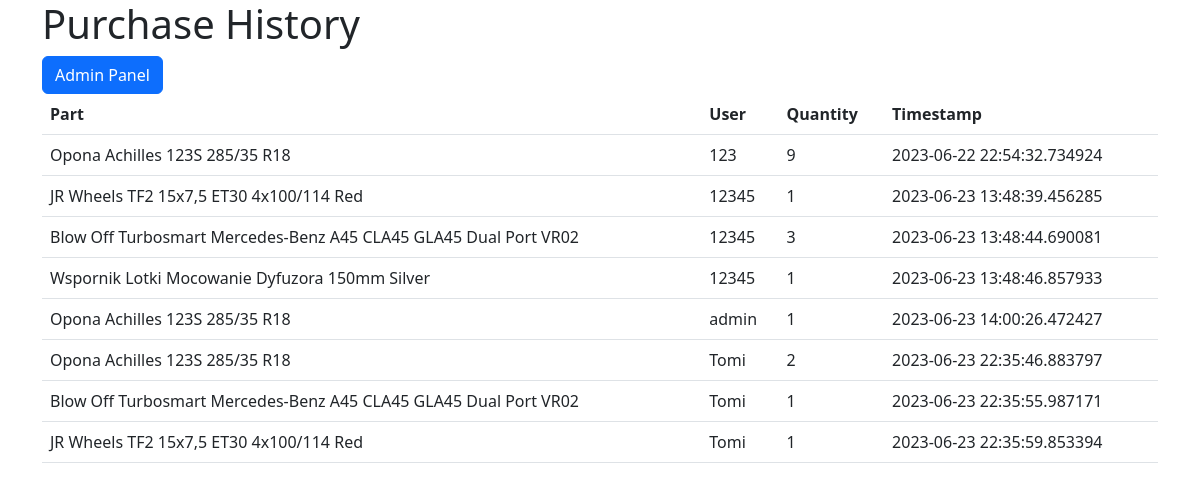
The page /admin/purchase_history (signed in) on the database its author committed.
### main.py (models this page shows, shortened)
class Purchase(db.Model):
    id = db.Column(db.Integer, primary_key=True)
    part_id = db.Column(db.Integer, db.ForeignKey('part.id'), nullable=False)
    user_id = db.Column(db.Integer, db.ForeignKey('user.id'), nullable=False)
    quantity = db.Column(db.Integer, nullable=False)
    timestamp = db.Column(db.DateTime, nullable=False)
    part = db.relationship('Part', backref=db.backref('purchases', lazy=True))
    user = db.relationship('User', backref=db.backref('purchases', lazy=True))

class Part(db.Model):
    id = db.Column(db.Integer, primary_key=True)
    name = db.Column(db.String(80), nullable=False)
    price = db.Column(db.Float, nullable=False)
    quantity = db.Column(db.Integer, nullable=False)
    image = db.Column(db.String(120), nullable=False)

class User(db.Model):
    id = db.Column(db.Integer, primary_key=True)
    username = db.Column(db.String(80), unique=True, nullable=False)
    password = db.Column(db.String(120), nullable=False)
    role = db.Column(db.String(120), nullable=False, default='user')

### main.py (the view)
@app.route('/admin/purchase_history')
def purchase_history():
    if 'username' in session and session['role'] == 'admin':
        purchases = Purchase.query.all()
        return render_template('purchase_history.html', purchases=purchases)
    return redirect('/')

### templates/purchase_history.html
{% extends "layout.html" %}
{% block body %}
    <h1>Purchase History</h1>
    <a href="/admin" class="btn btn-primary">Admin Panel</a>
    <table class="table">
        <thead>
            <tr>
                <th>Part</th>
                <th>User</th>
                <th>Quantity</th>
                <th>Timestamp</th>
            </tr>
        </thead>
        <tbody>
            {% for purchase in purchases %}
                <tr>
                    <td>{{ purchase.part.name }}</td>
                    <td>{{ purchase.user.username }}</td>
                    <td>{{ purchase.quantity }}</td>
                    <td>{{ purchase.timestamp }}</td>
                </tr>
            {% endfor %}
        </tbody>
    </table>
{% endblock %}

### rows shown on the page
Purchase: part.name "Opona Achilles 123S 285/35 R18", user.username "123", quantity "9", timestamp "2023-06-22 22:54:32.734924"
Purchase: part.name "JR Wheels TF2 15x7,5 ET30 4x100/114 Red", user.username "12345", quantity "1", timestamp "2023-06-23 13:48:39.456285"
Purchase: part.name "Blow Off Turbosmart Mercedes-Benz A45 CLA45 GLA45 Dual Port VR02", user.username "12345", quantity "3", timestamp "2023-06-23 13:48:44.690081"
Purchase: part.name "Wspornik Lotki Mocowanie Dyfuzora 150mm Silver", user.username "12345", quantity "1", timestamp "2023-06-23 13:48:46.857933"
Purchase: part.name "Opona Achilles 123S 285/35 R18", user.username "admin", quantity "1", timestamp "2023-06-23 14:00:26.472427"
Purchase: part.name "Opona Achilles 123S 285/35 R18", user.username "Tomi", quantity "2", timestamp "2023-06-23 22:35:46.883797"
Purchase: part.name "Blow Off Turbosmart Mercedes-Benz A45 CLA45 GLA45 Dual Port VR02", user.username "Tomi", quantity "1", timestamp "2023-06-23 22:35:55.987171"
Purchase: part.name "JR Wheels TF2 15x7,5 ET30 4x100/114 Red", user.username "Tomi", quantity "1", timestamp "2023-06-23 22:35:59.853394"
